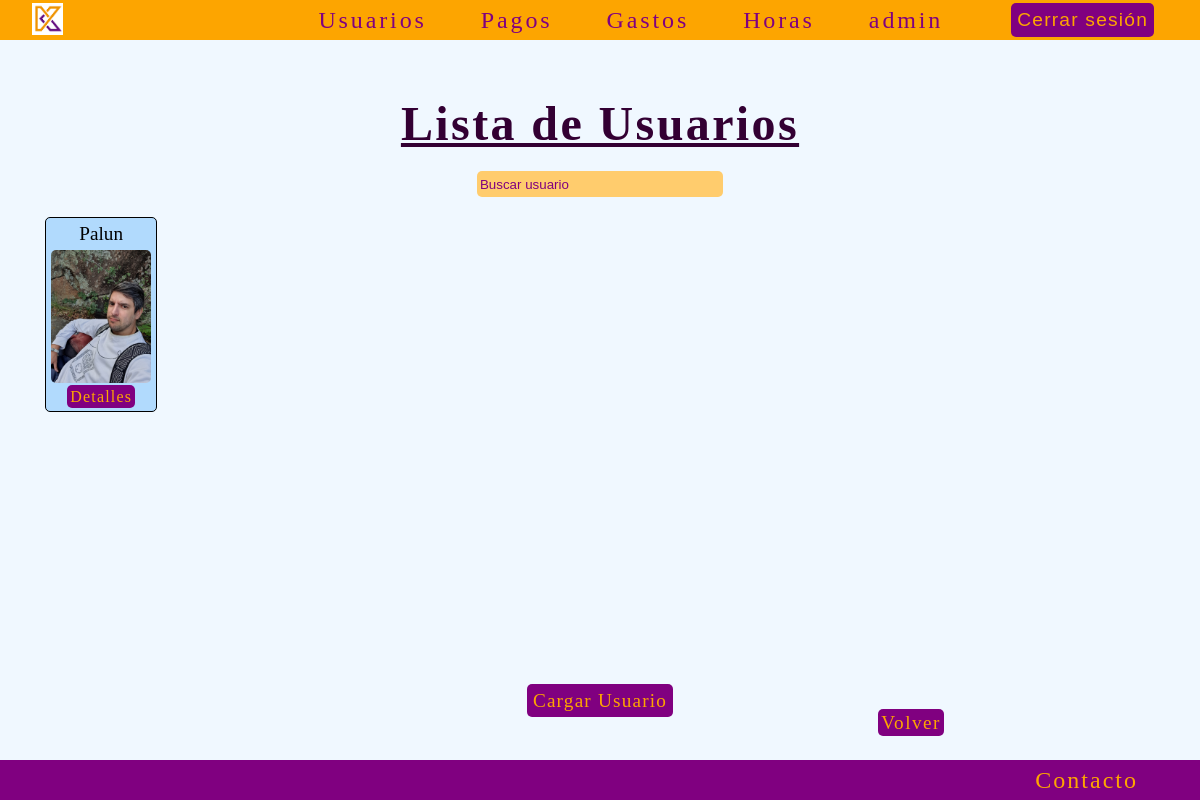
Before: /usuarios/lista/ (signed in) with the older database file.
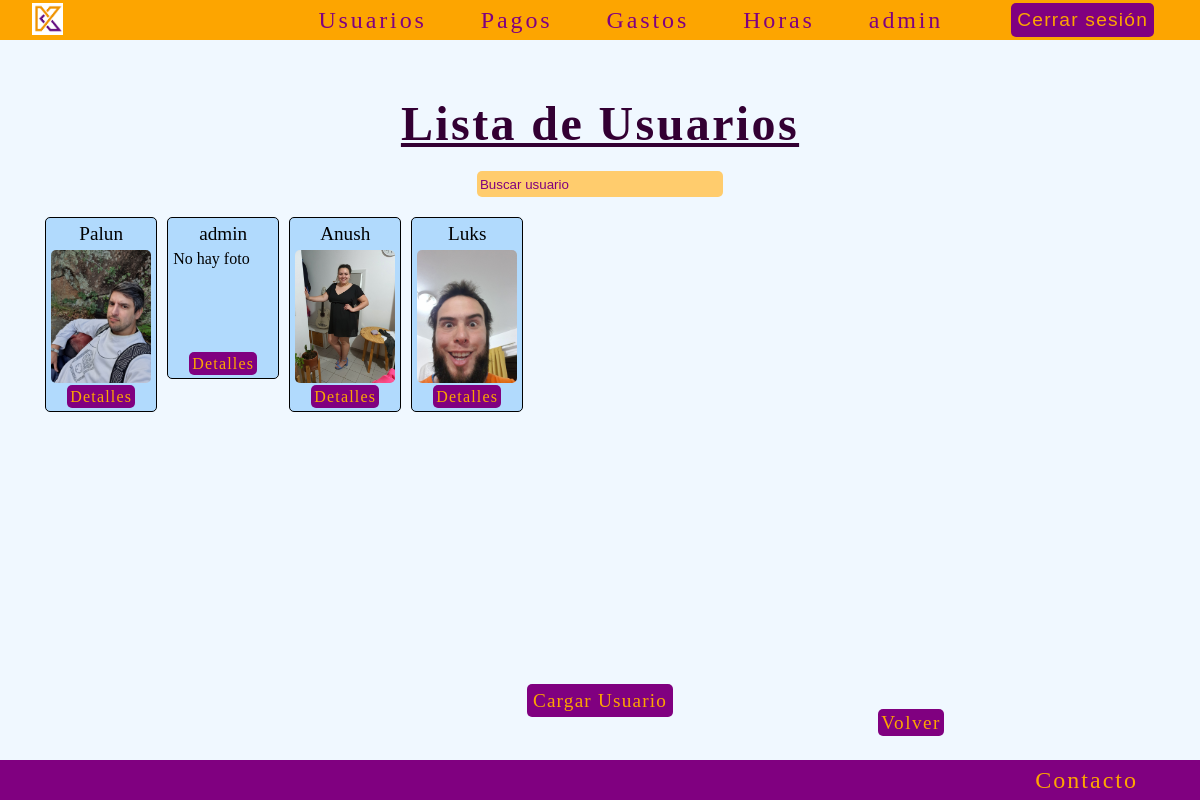
After: the same page with the newer database file.
### usuarios/models.py (models this page shows, shortened)
class Usuarios(models.Model):
    user = models.OneToOneField(User, on_delete=models.CASCADE)
    dni = models.CharField(max_length=8, unique=True)
    fecha_nacimiento = models.DateField()
    telefono = models.CharField(max_length=15)
    domicilio = models.CharField(max_length=150)
    instagram = models.CharField(max_length=150, null=True, blank=True)
    foto = models.ImageField(upload_to='fotos', null=True, blank=True)
    class Meta:
        verbose_name = 'usuario'
        verbose_name_plural = 'usuarios'

### usuarios/views.py (the view, shortened to what this page needs)
# urls.py: path('lista/', UsuariosList.as_view(),name='usuarios_list'),
class UsuariosList(LoginRequiredMixin, ListView):
    model = Usuarios
    context_object_name = 'usuarios'
    def get_queryset(self):
        queryset = Usuarios.objects.all()
        busqueda = self.request.GET.get("busqueda")
        return queryset

### usuarios/templates/usuarios/usuarios_list.html (shortened to what this page needs)
{% extends 'core/base.html' %}
{% block content %}
    <main class="contenedor_principal">
        <h1 class="titulo">Lista de Usuarios</h1>
        <div class="busqueda-container">
            <form action="{% url 'usuarios:usuarios_list' %}" method="get">
                <input type="text" name="busqueda" placeholder="Buscar usuario">
            </form>
        </div>
        <div class="card-usuario-container">
            {% for object in usuarios %}
                <div class="card-usuario">
                    <p class="nombre">{{object.user.username}}</p>
                    {% if object.foto %}
                        <img src="{{ object.foto.url }}" alt="Foto de {{ object.user.username }}" width="" height="" class="foto-usuario">
                    {% else %}
                        <p class="foto-usuario-no">No hay foto</p>
                    {% endif %}
                    <div class="crud-container">
                        <a href="{% url 'usuarios:usuarios_detail' object.id %}" class="crud">Detalles</a>
                    </div>
                </div>
            {% endfor %}
        </div>
        <div>
            <a href="{% url 'usuarios:signup' %}" class="link">Cargar Usuario</a>
        </div>
        <div class="volver-container">
            <a href="{% url 'usuarios:index' %}" class="volver">Volver</a>
        </div>
    </main>
{% endblock content %}

### core/templates/core/base.html (shortened to what this page needs)
{% load static %}
<!DOCTYPE html>
<html lang="es">
<head>
    <link rel="stylesheet" href="{% static 'css/style.css' %}">
</head>
<body>
    {% include 'core/components/navbar.html' %}
    {% block content %}
    {% endblock content %}
    {% include 'core/components/footer.html' %}
</body>
</html>

### core/templates/core/components/navbar.html (shortened to what this page needs)
{% load static %}
<header>
    <ul>
        <li class="logo-header"><a href="{% url 'core:index' %}"><img src="{% static 'img/kinef_logo1.png' %}" alt="Logo de Kinef" width="" height="" class="imagen-logo"></a></li>
        {% if user.is_superuser %}
            <li><a href="{% url 'usuarios:index' %}" class="link-header">Usuarios</a></li>
            <li><a href="{% url 'pagos:index' %}" class="link-header">Pagos</a></li>
            <li><a href="{% url 'gastos:index' %}" class="link-header">Gastos</a></li>
            <li><a href="{% url 'horas:index' %}" class="link-header">Horas</a></li>
        {% endif %}
        {% if user.is_authenticated %}
            <li><a href="{% url 'usuarios:perfil' user.id %}" class="link-header">{{ user.username }}</a></li>
            <div>
                <form action="{% url 'usuarios:logout' %}" method="post">
                    <button type="submit" class="link">Cerrar sesión</button>
                </form>
            </div>
        {% else %}
            <li><a href="{% url 'usuarios:login' %}" class="link-header">Iniciar sesión</a></li>
            <li><a href="{% url 'usuarios:signup' %}" class="link-header">Crear Usuario</a></li>
        {% endif %}
    </ul>
</header>

### core/templates/core/components/footer.html
<footer>
    <a href="{% url 'core:contacto' %}">Contacto</a>
</footer>

### core/static/css/style.css (style rules this page uses)
* { padding: 0; margin: 0; text-decoration: none; list-style: none; }
body { display: flex; flex-direction: column; min-height: 100vh; }
header { display: flex; height: 5vh; background-color: rgb(253, 165, 0); justify-content: center; }
header ul { display: flex; justify-content: center; align-items: center; gap: 50px; width: 95%; }
.logo-header { flex-grow: 1; }
.imagen-logo { transition-duration: .2s; }
header ul li a { color: purple; padding: 2px; text-decoration: none; font-size: 1.5em; letter-spacing: .12em; border-radius: 5px; transition-duration: .2s; }
header img { margin-top: .5vh; height: 4vh; }
footer { height: 5vh; background-color: purple; display: flex; justify-content: end; align-items: center; }
footer a { text-decoration: none; color: rgb(253, 165, 0); font-size: 1.5em; letter-spacing: 2px; margin-right: 5vw; border-radius: 5px; padding: 2px; transition-duration: .2s; }
.contenedor_principal { padding: 2vh; display: flex; flex-direction: column; align-items: center; background-color: aliceblue; min-height: 86vh; }
.titulo { text-decoration: underline; color: rgb(51, 0, 51); font-size: 3rem; margin-top: 5vh; letter-spacing: .2vw; }
.link { margin: 2vh; padding: 5px; text-decoration: none; letter-spacing: 1.2px; color: rgb(253, 165, 0); font-size: 1.2rem; border: 1px solid transparent; border-radius: 5px; background-color: purple; transition-duration: .2s; }
.busqueda-container { display: flex; justify-content: center; width: 30%; }
.busqueda-container form input { background-color: rgb(255, 204, 109); color: purple; font-weight: bold; border: none; border-radius: 5px; height: 20px; width: 20vw; padding: 3px; margin: 20px; }
.busqueda-container form input::placeholder { color: purple; font-weight: normal; }
.card-usuario-container { display: flex; flex-wrap: wrap; overflow: auto; width: 95%; flex-grow: 1; gap: 10px; }
.card-usuario { display: flex; flex-direction: column; align-items: center; gap: 5px; border: 1px solid black; border-radius: 5px; height: max-content; background-color: rgb(177, 218, 253); padding: 5px; }
.nombre { font-size: 1.2rem; }
.foto-usuario { width: 100px; border-radius: 5px; }
.foto-usuario-no { height: 100px; width: 100px; }
.crud { letter-spacing: 1.2px; padding: 2px; text-decoration: none; color: rgb(253, 165, 0); background-color: purple; border: 1px solid transparent; border-radius: 5px; transition-duration: .2s; width: min-content; }
.volver-container { margin: 0 20vw 10px 0; align-self: flex-end; }
.volver { letter-spacing: 1.5px; font-size: 1.2rem; background-color: purple; text-decoration: none; color: rgb(253, 165, 0); border: 1px solid transparent; border-radius: 5px; transition-duration: .2s; padding: 2px; }

Changed rows visible on the page:
added Usuarios: user.username "admin", foto "No hay foto"
added Usuarios: user.username "Anush", foto (picture)
added Usuarios: user.username "Luks", foto (picture)
